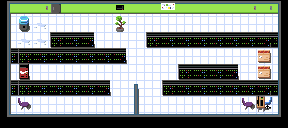

Tiled map render using the project's own tile images. Description and the whole map definition, tile-layer contents included, below:
An orthogonal 18x8 tile map with 16x16 px tiles, 5 tile layers (floor, subwall, walls, teub, ...).

<map version="1.2" tiledversion="1.2.4" orientation="orthogonal" renderorder="right-down" width="18" height="8" tilewidth="16" tileheight="16" infinite="0" nextlayerid="9" nextobjectid="1">
 <tileset firstgid="1" name="main" tilewidth="16" tileheight="16" tilecount="72" columns="24">
  <image source="../tilesets/interior.png" width="384" height="48" />
 </tileset>
 <layer id="1" name="floor" width="18" height="8">
  <data encoding="csv">
1,1,1,1,1,1,1,1,1,1,1,1,1,1,1,1,1,1,
1,1,1,1,1,1,1,1,1,1,1,1,1,1,1,1,1,1,
1,1,1,1,1,1,1,1,1,1,1,1,1,1,1,1,1,1,
1,1,1,1,1,1,1,1,1,1,1,1,1,1,1,1,1,1,
1,1,1,1,1,1,1,1,1,1,1,1,1,1,1,1,1,1,
1,1,1,1,1,1,1,1,1,1,1,1,1,1,1,1,1,1,
1,1,1,1,1,1,1,1,1,1,1,1,1,1,1,1,1,1,
1,1,1,1,1,1,1,1,1,1,1,1,1,1,1,1,1,1
</data>
 </layer>
 <layer id="8" name="subwall" width="18" height="8">
  <data encoding="csv">
0,0,0,0,0,0,0,0,0,0,0,0,0,0,0,0,0,0,
0,0,0,0,0,0,0,0,0,0,0,0,0,0,0,0,0,0,
0,0,0,0,0,0,0,0,0,0,0,0,0,0,0,0,27,44,
43,27,0,0,0,0,0,0,0,0,0,0,0,0,0,0,0,0,
0,0,0,0,0,0,0,0,0,0,0,0,0,0,0,0,0,0,
43,27,0,0,0,0,0,0,14,0,0,0,0,0,0,0,27,44,
0,0,0,0,0,0,0,0,13,0,0,0,0,0,0,0,0,0,
0,0,0,0,0,0,0,0,13,0,0,0,0,0,0,0,0,0
</data>
 </layer>
 <layer id="2" name="walls" width="18" height="8">
  <data encoding="csv">
9,8,8,0,8,8,8,8,8,8,8,8,8,8,8,8,8,7,
2,0,0,0,0,0,0,31,0,0,0,0,0,0,0,0,0,6,
2,0,0,26,27,28,0,0,0,26,27,27,27,27,27,27,28,6,
2,26,27,27,27,27,27,28,0,0,0,0,0,0,0,0,36,6,
2,0,0,0,0,0,0,0,0,0,0,26,27,27,28,0,36,6,
2,26,27,27,27,27,28,0,0,0,26,27,27,27,27,27,28,6,
2,35,0,0,0,0,0,0,0,0,0,0,0,0,0,35,32,6,
3,4,4,4,4,4,4,4,4,4,4,4,4,4,4,4,4,5
</data>
 </layer>
 <layer id="4" name="teub" width="18" height="8">
  <data encoding="csv">
0,0,29,0,0,0,0,33,0,0,34,0,0,0,0,29,30,0,
0,0,45,0,0,0,0,0,0,0,0,0,0,0,0,0,0,0,
0,45,45,0,0,0,0,0,0,0,0,0,0,0,0,0,0,0,
0,0,0,0,0,0,0,0,0,0,0,0,0,0,0,0,0,0,
0,0,0,0,0,0,0,0,0,0,0,0,0,0,0,0,0,0,
0,0,0,0,0,0,0,0,0,0,0,0,0,0,0,0,0,0,
0,0,0,0,0,0,0,0,0,0,0,0,0,0,0,0,0,0,
0,0,0,0,0,0,0,0,0,0,0,0,0,0,0,0,0,0
</data>
 </layer>
 <layer id="3" name="items" width="18" height="8">
  <data encoding="csv">
0,0,0,10,0,0,0,0,0,0,0,0,0,0,0,0,0,0,
0,37,0,0,0,0,0,0,0,0,0,0,0,0,0,0,0,0,
0,0,0,0,0,0,0,0,0,0,0,0,0,0,0,0,0,0,
0,0,0,0,0,0,0,0,0,0,0,0,0,0,0,0,0,0,
0,38,0,0,0,0,0,0,0,0,0,0,0,0,0,0,0,0,
0,0,0,0,0,0,0,0,0,0,0,0,0,0,0,0,0,0,
0,0,0,0,0,0,0,0,0,0,0,0,0,0,0,0,0,0,
0,0,0,0,0,0,0,0,0,0,0,0,0,0,0,0,0,0
</data>
 </layer>
</map>
